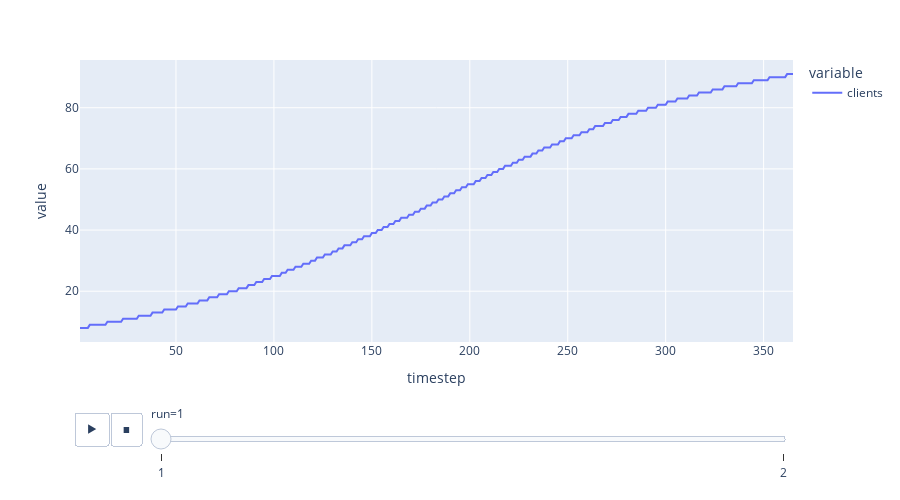

The notebook cell saved with this chart:
### Code cell
pd.options.plotting.backend = "plotly"

# plot some base scenario
fig_df = df.query('avg_client_allocation == 10')
#fig_df = df

fig_df.plot(
    kind='line',
    x='timestep',
    height=500,
    y=['clients'],
    animation_frame='run'
)

### Figure 1 — Plotly figure (JSON) as saved in the notebook; plotly's stock layout.template omitted (floating-point values rounded to 4 significant figures; data arrays with more than 128 entries replaced by an {"elided": "..."} marker saying what was removed)
{"data": [{"hovertemplate": "variable=clients<br>run=1<br>timestep=%{x}<br>value=%{y}<extra></extra>", "legendgroup": "clients", "line": {"color": "#636efa", "dash": "solid"}, "mode": "lines", "name": "clients", "orientation": "v", "showlegend": true, "type": "scatter", "x": {"elided": "365 int values"}, "xaxis": "x", "y": {"elided": "365 int values"}, "yaxis": "y"}], "layout": {"height": 500, "legend": {"title": {"text": "variable"}, "tracegroupgap": 0}, "margin": {"t": 60}, "sliders": [{"active": 0, "currentvalue": {"prefix": "run="}, "len": 0.9, "pad": {"b": 10, "t": 60}, "steps": [{"args": [["1"], {"frame": {"duration": 0, "redraw": false}, "fromcurrent": true, "mode": "immediate", "transition": {"duration": 0, "easing": "linear"}}], "label": "1", "method": "animate"}, {"args": [["2"], {"frame": {"duration": 0, "redraw": false}, "fromcurrent": true, "mode": "immediate", "transition": {"duration": 0, "easing": "linear"}}], "label": "2", "method": "animate"}], "x": 0.1, "xanchor": "left", "y": 0, "yanchor": "top"}], "updatemenus": [{"buttons": [{"args": [null, {"frame": {"duration": 500, "redraw": false}, "fromcurrent": true, "mode": "immediate", "transition": {"duration": 500, "easing": "linear"}}], "label": "&#9654;", "method": "animate"}, {"args": [[null], {"frame": {"duration": 0, "redraw": false}, "fromcurrent": true, "mode": "immediate", "transition": {"duration": 0, "easing": "linear"}}], "label": "&#9724;", "method": "animate"}], "direction": "left", "pad": {"r": 10, "t": 70}, "showactive": false, "type": "buttons", "x": 0.1, "xanchor": "right", "y": 0, "yanchor": "top"}], "xaxis": {"anchor": "y", "domain": [0, 1], "title": {"text": "timestep"}}, "yaxis": {"anchor": "x", "domain": [0, 1], "title": {"text": "value"}}}}
